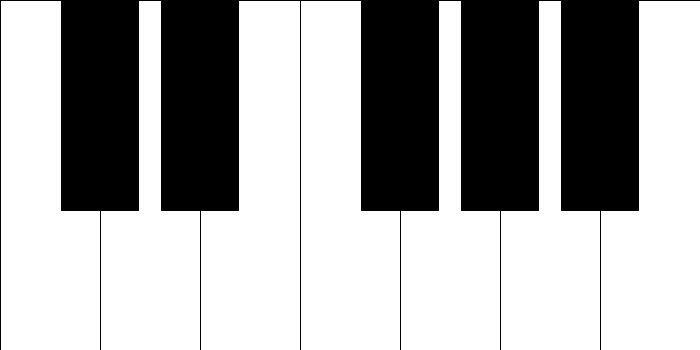
Frame 1 (no input)
Frame 60 (the mouse pressed at the canvas centre just before this capture): identical to frame 1, image omitted
Frame 120 (the mouse held since frame 60 and released just before this capture): identical to frame 1, image omitted

The Processing sketch that drew this single still picture (run headless with seeded random() and noise(); from frame 60 on, the mouse is pressed at the canvas centre):

// Processing sketch: piano
// ── piano.pde
float whiteKeyW, whiteKeyH ; 
float blackKeyW, blackKeyH ; 
float whiteHoverY, blackHoverY;

void setup() {
  size(700, 350);
  whiteKeyW = width/7;
  whiteKeyH = height;
  blackKeyW = width/9;
  blackKeyH = height/5*3;
  whiteHoverY = height/5*4;
  blackHoverY = height/2;
  
}

void draw() {
  

  fill(255);
  stroke(0);
  rect(whiteKeyW*0, 0, whiteKeyW, whiteKeyH);
  rect(whiteKeyW*1, 0, whiteKeyW, whiteKeyH);
  rect(whiteKeyW*2, 0, whiteKeyW, whiteKeyH);
  rect(whiteKeyW*3, 0, whiteKeyW, whiteKeyH);
  rect(whiteKeyW*4, 0, whiteKeyW, whiteKeyH);
  rect(whiteKeyW*5, 0, whiteKeyW, whiteKeyH);
  rect(whiteKeyW*6, 0, whiteKeyW, whiteKeyH);
  rect(whiteKeyW*7, 0, whiteKeyW, whiteKeyH);
  
  
  fill(0);
  stroke(0);
  rect(whiteKeyW*1-blackKeyW/2, 0, blackKeyW, blackKeyH);
  rect(whiteKeyW*2-blackKeyW/2, 0, blackKeyW, blackKeyH);
  rect(whiteKeyW*4-blackKeyW/2, 0, blackKeyW, blackKeyH);
  rect(whiteKeyW*5-blackKeyW/2, 0, blackKeyW, blackKeyH);
  rect(whiteKeyW*6-blackKeyW/2, 0, blackKeyW, blackKeyH);

  fill(255,0,0,50);
  noStroke();
  
  // practice : if, else if, else
  
}
